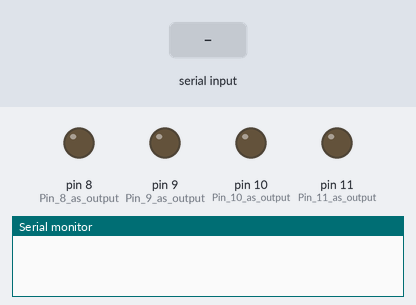
Simulated run of this sketch. Board: Arduino Uno, built with avr-gcc and run on an emulated ATmega328P. Shown: output pins drawn as LEDs (lit = HIGH), the last lines printed to the serial monitor. The test bench sets the inputs (shaded band).

Above: at 1.2 s.
1.3 s: "Trash" received over Serial
At 3.2 s:
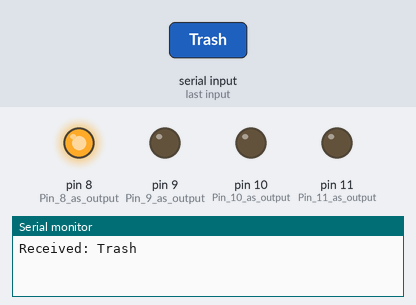
Timing chart, 0 to 8.8 s (numbered marks = the images above; inputs shaded):
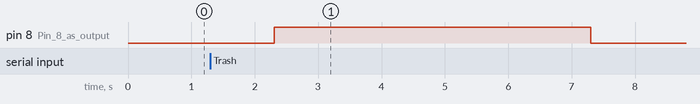

Measured:
- after the input at 1.3 s, pin 8 (Pin_8_as_output): LOW → HIGH after 1.0 s, → LOW 5.0 s later

The sketch:

sketch_feb15a.ino
```cpp
#include <LiquidCrystal.h>

// Initialize the LCD with the 4-bit mode pins: RS, EN, D4, D5, D6
//LiquidCrystal lcd_1(7, 6, 5, 4, 3, 2);


// Arduino Code to dynamically receive data from Serial

String incomingData = "";  // Variable to store incoming data

void setup() {
  Serial.begin(9600);  // Initialize serial communication at 9600 baud rate

  pinMode(8, OUTPUT);  // Pin 8 as output
  pinMode(9, OUTPUT);  // Pin 9 as output
  pinMode(10, OUTPUT); // Pin 10 as output
  pinMode(11, OUTPUT); // Pin 11 as output

  // Set the voltage of each pin to HIGH (1)
  digitalWrite(8, LOW);   // Pin 8 HIGH
  digitalWrite(9, LOW);   // Pin 9 HIGH
  digitalWrite(10, LOW);  // Pin 10 HIGH
  digitalWrite(11, LOW);

}

void loop() {
 if (Serial.available() > 0) {  // Check if data is available to read
        incomingData = Serial.readString();  // Read the incoming data
        Serial.println("Received: " + incomingData);  // Print the received data to the Serial Monitor

        // Check if data received is "Trash" or "Recycle"
        if (incomingData == "Trash") {
            digitalWrite(8, HIGH);  // Pin 8 HIGH
            delay(5000);             // Wait for 5 seconds
            digitalWrite(8, LOW);    // Pin 8 LOW
        }
        if (incomingData == "Recycle") {
            digitalWrite(9, HIGH);  // Pin 9 HIGH
            delay(3000);             // Wait for 3 seconds
            digitalWrite(9, LOW);    // Pin 9 LOW
        }

        // Clear incomingData for the next cycle
        incomingData = "";
    }
}


 /*  if (Serial.available() > 0) {  // Check if data is available to read
    String data = Serial.readString();  // Read the incoming data
    Serial.println(data);  // Print the received data to the Serial Monitor

    if(data == "Trash"){
      digitalWrite(8, HIGH);
      delay(5000);
      digitalWrite(8,LOW);
      }
      if(data == "Recycle"){
      digitalWrite(9, HIGH);
      delay(3000);
      digitalWrite(9,LOW);
      }
  }


  // Check if data is available to read
  if (Serial.available() > 0) {
    // Read the incoming byte and append it to the string
    char incomingByte = Serial.read();

    // If the byte is a newline or carriage return, we have a complete message
    if (incomingByte == '\n' || incomingByte == '\r') {
      // Print the received data to the Serial Monitor
      Serial.print("Received: ");
      Serial.println(incomingData);
      if(incomingData == "Trash"){
      digitalWrite(8, HIGH);
      delay(5000);
      digitalWrite(8,LOW);
      }
      if(incomingData == "Recycle"){
      digitalWrite(9, HIGH);
      delay(3000);
      digitalWrite(9,LOW);
      }

      // Clear the incomingData string to start receiving the next data
      incomingData = "";
    } else {
      // If it's not a newline, keep adding it to the incoming data string
      incomingData += incomingByte;
    }
  }*/
```
